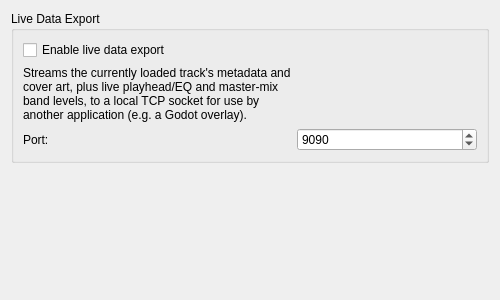
<?xml version="1.0" encoding="UTF-8"?>
<ui version="4.0">
 <class>DlgPrefLiveDataExportDlg</class>
 <widget class="QWidget" name="DlgPrefLiveDataExportDlg">
  <property name="geometry">
   <rect>
    <x>0</x>
    <y>0</y>
    <width>500</width>
    <height>300</height>
   </rect>
  </property>
  <property name="windowTitle">
   <string>Live Data Export Preferences</string>
  </property>
  <layout class="QGridLayout" name="gridLayout">
   <item row="0" column="0" colspan="2">
    <widget class="QGroupBox" name="groupBoxLiveDataExport">
     <property name="title">
      <string>Live Data Export</string>
     </property>
     <layout class="QGridLayout" name="gridLayout_LiveDataExport">
      <item row="0" column="0" colspan="2">
       <widget class="QCheckBox" name="checkBoxEnabled">
        <property name="text">
         <string>Enable live data export</string>
        </property>
       </widget>
      </item>
      <item row="1" column="0">
       <widget class="QLabel" name="labelDescription">
        <property name="text">
         <string>Streams the currently loaded track's metadata and cover art, plus live playhead/EQ and master-mix band levels, to a local TCP socket for use by another application (e.g. a Godot overlay).</string>
        </property>
        <property name="wordWrap">
         <bool>true</bool>
        </property>
       </widget>
      </item>
      <item row="2" column="0">
       <widget class="QLabel" name="labelPort">
        <property name="text">
         <string>Port:</string>
        </property>
        <property name="buddy">
         <cstring>spinBoxPort</cstring>
        </property>
       </widget>
      </item>
      <item row="2" column="1">
       <widget class="QSpinBox" name="spinBoxPort">
        <property name="minimum">
         <number>1024</number>
        </property>
        <property name="maximum">
         <number>65535</number>
        </property>
        <property name="value">
         <number>9090</number>
        </property>
       </widget>
      </item>
     </layout>
    </widget>
   </item>
   <item row="1" column="0" colspan="2">
    <spacer name="verticalSpacer">
     <property name="orientation">
      <enum>Qt::Vertical</enum>
     </property>
     <property name="sizeHint" stdset="0">
      <size>
       <width>20</width>
       <height>40</height>
      </size>
     </property>
    </spacer>
   </item>
  </layout>
 </widget>
 <resources/>
 <connections/>
</ui>
